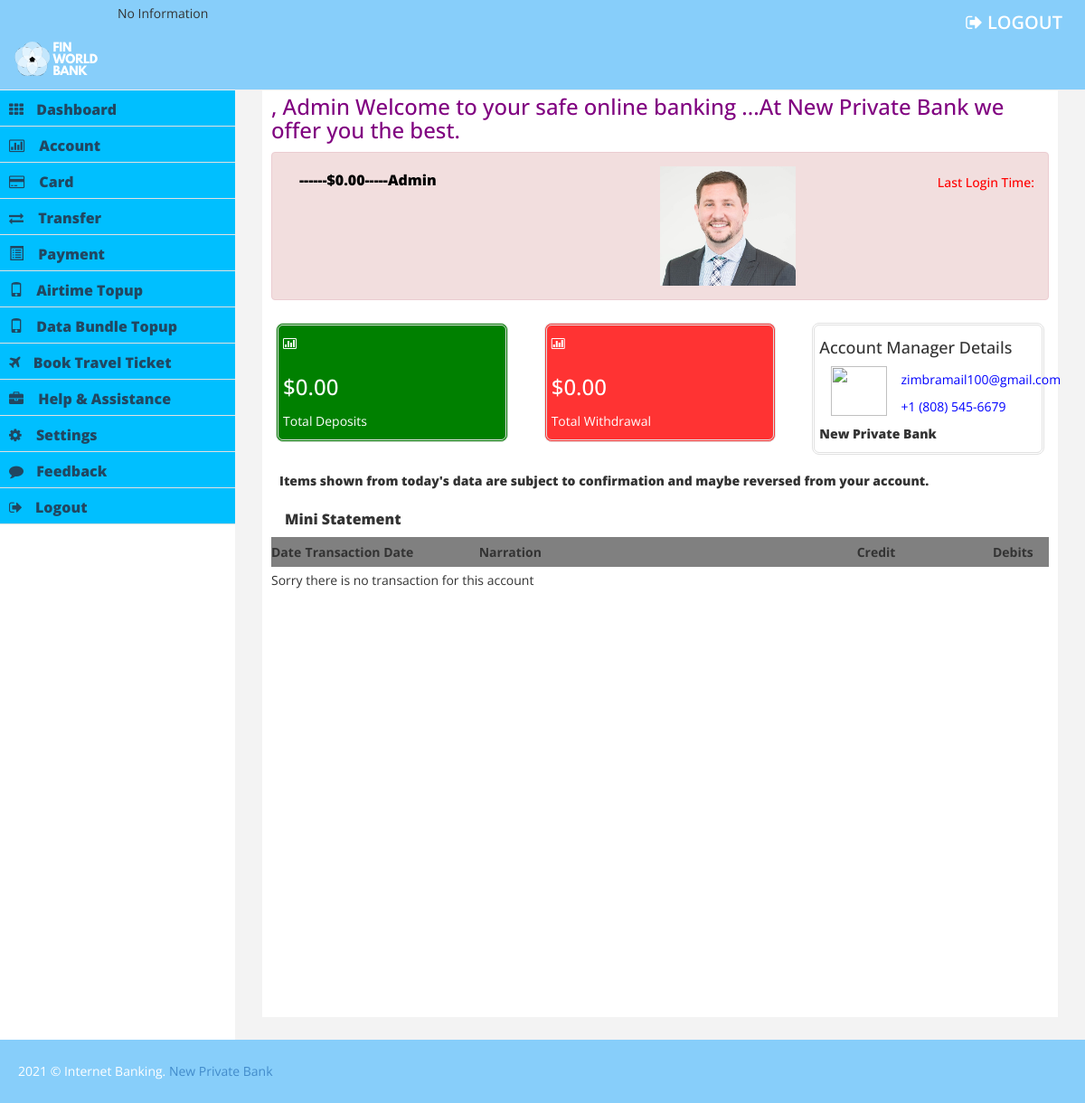
The page /things/extra/main.php (signed in) on the database its author committed.
### tables this page shows
CREATE TABLE `customer_info` (
  `customer_id` int(11) NOT NULL,
  `cust_name` varchar(60) NOT NULL DEFAULT '',
  `email` varchar(60) NOT NULL DEFAULT '',
  `phn_nmb` varchar(60) NOT NULL DEFAULT '',
  `addrs` varchar(60) NOT NULL DEFAULT '',
  `username` varchar(60) NOT NULL DEFAULT '',
  `pass` varchar(60) NOT NULL DEFAULT '',
  `day_birth` date NOT NULL DEFAULT '0000-00-00',
  `country` varchar(60) NOT NULL DEFAULT '',
  `acct_nmb` varchar(60) NOT NULL DEFAULT '',
  `zip_code` varchar(60) NOT NULL DEFAULT '',
  `swift_code` varchar(90) NOT NULL DEFAULT '',
  `cust_photo` text NOT NULL,
  `current_log_time` varchar(90) NOT NULL DEFAULT '',
  `last_log_time` varchar(90) NOT NULL DEFAULT '',
  `cust_trans_stat` varchar(90) NOT NULL DEFAULT '',
  `chat_current_session` varchar(90) NOT NULL DEFAULT '',
  `online` varchar(90) NOT NULL DEFAULT '',
  `is_typing` varchar(90) NOT NULL DEFAULT ''    
);

### things/sources/customInfo.php (called while the page is built, shortened)
<?php
$selMem = $conn->query("select * from customer_info where customer_id = '"  . $_SESSION['user_id'] . "'") or die($conn->error);
$rowUser = $selMem->fetch_assoc();
$selcurr = $conn->query("select * from curr_type where accnt_nmb = '" . $rowUser['acct_nmb'] . "'") or die($conn->error);
$rowcurr = $selcurr->fetch_assoc();
function getCurrency($currType){
switch($currType){
default:
$cur_d = "$";
break;
}
return $cur_d;
}
?>

### things/sources/config.php (called while the page is built, shortened)
<?php
$site_name = "New Private Bank";
$admin_email= "zimbramail100@gmail.com";
$admin_phone = "+1 (808) 545-6679";
?>

### things/extra/main.php (the view, shortened to what this page needs)
<?php
include('../sources/conn_auth.php');
include('../sources/customInfo.php');
include('../sources/config.php');
?>
    <?php include('../includes/head.php');?>
    <?php include('../includes/sidebar.php');?>
        <div id="page-wrapper" >
            <div id="page-inner">
                <div class="row">
                    <div class="col-lg-12">
                      <marquee behavior="scroll" direction="left" >
                            <h3 style="color:purple" class="page-title"> <span  class="greetings"></span>,  <?php echo $rowUser['cust_name']; ?>  Welcome to your safe online banking ...At <?php  echo "$site_name";?> we offer you the best.
                       </h3></marquee>
                    </div>
                </div>
     <?php
     $selBank = $conn->query("select *, sum(amt_cred) as totalCredit, sum(amt_dep) as totalDebit from credit_info where accnt_nmb = '" . $rowUser['acct_nmb'] . "' group by accnt_nmb") or die($conn->error);
     $rowBank = $selBank->fetch_assoc();
    ?>
           <div class="alert alert-danger">
                 <?php
					 $d_img=  "<img src='things/img/blank-profile-picture.png' id='prof-img' class='prof-img' style='width:150px; hieght:150px;' >";
					 $p_img=  "<img src='things/upload/". $rowUser['cust_photo']. "' id='prof-photo' class='prof-photo' style='width:150px; hieght:150px;' />";
					  ?>
             <?php echo $rowUser['cust_photo'] =="" ? $d_img : $p_img; ?>
 <div class="col-md-6"   style="font-weight: 900;font-size: 16px; color: BLACK;">
  <?php echo $rowUser['acct_nmb']; ?>------<?php echo getCurrency($rowcurr['curr_type']);  echo number_format($rowBank['totalCredit']-$rowBank['totalDebit'], 2, '.', ','); ?>-----<?php echo $rowUser['cust_name']; ?>
</div>
    <h5 style="color:red"  class="pull-right">Last Login Time:  <span style="color: BLACK;"> <?php echo $rowUser['last_log_time']; ?> </span></h5>
          </div>
                         <div class="row">
                                    <div class="col-lg-4 col-md-4 col-sm-6 col-xs-12">
                                        <div class="div-square" style=" background-color: green; red;color:white;">
                                            <div class="visual">
                                                <i class="fa fa-bar-chart-o"></i>
                                            </div>
                                            <div class="details">
                                                <h3><div class="number" id=""><span class="counter" data-counter="counterup" > <?php echo getCurrency($rowcurr['curr_type']);  echo number_format($rowBank['totalCredit'], 2, '.', ','); ?></span></div></h3>
                                                <div class="desc"> Total Deposits </div>
                                            </div>
                                        </div>
                                    </div>
                                    <div class="col-lg-4 col-md-4 col-sm-6 col-xs-12">
                                         <div class="div-square" style=" background-color: #ff3333;color:white;">
                                            <div class="visual">
                                                 <i class="fa fa-bar-chart-o"></i>
                                            </div>
                                            <div class="details">
                                                <h3><div class="number" id=""><?php echo getCurrency($rowcurr['curr_type']);  echo number_format($rowBank['totalDebit'], 2, '.', ','); ?> </div></h3>
                                                <div class="desc"> Total Withdrawal </div>
                                            </div>
                                        </div>
                                    </div>
                                   <div class="col-lg-4 col-md-4 col-sm-6 col-xs-12">
                                        <div class="div-square">
                                       <div class="dashboard-stat white managerDetail"><div class="manager"><h4>Account Manager Details</h4><div class="row"><div class="col-lg-4 col-md-4 col-sm-4 col-xs-4" photo="" image62=""><img src="things/img/RsmInforPicture" style="width:62px; height:55px; margin-left:13px;"></div><div class="col-lg-8" col-md-8="" col-sm-4="" col-xs-4=""><div class="row"> <div class="col-md-12 mleft10"><span class="email"><a href="mailto:"  style="color:blue;"><span id=""><?php echo "$admin_email" ; ?></span></a></span><br><span class="phone"><a href="tel:" style="color:blue;"><span id="my-phone-info"><?php echo "$admin_phone" ; ?></span></a></span><span class="branch"></span></div> </div></div></div>   </div> <span class="more" style="font-weight: 900;"><?php echo "$site_name" ; ?></span></div>
                                    </div>
                                </div>
                                </div>
                 <div style="padding:9px;font-weight: 900;">I<span class="style7">tems shown from today's data are subject to confirmation and maybe reversed from your account.
                            </span><br>
</div>
                                <div class="panel-heading">
                <h3 class="panel-title" style="font-weight: 900;">Mini Statement</h3>
            </div>
                  <div id="grid-block" class="" style="">
                    <div id="ctl00_MainContent_ministatement" class="RadGrid RadGrid_MetroTouch table-responsive" style="width:100%;" tabindex="0">
<table class="" id="ctl00_MainContent_ministatement_ctl00" style="width:100%;table-layout:auto;empty-cells:show;">
                <tr>
                <th height="33" bgcolor="#808080"><div align="left" class="style6 style1">Date</div></th>
                  <th bgcolor="#808080"><div align="left" class="style6 style1" style="padding-right: 50px">Transaction Date</div></th>
                   <th bgcolor="#808080"><div align="left" class="style6 style1" style="padding-right: 300px">Narration</div></th>
                     <th bgcolor="#808080"><div align="left" class="style6 style1"  style="padding-right: 90px">Credit</div></th>
                     <th bgcolor="#808080"><div align="left" class="style6 style1" style="padding-right: 10px">Debits</div></th>
                    </tr>
                            <?php
							$seldel = $conn->query("select * from credit_info where accnt_nmb = '" . $rowUser['acct_nmb'] . "' order by dat_pay DESC") or die(mysql_error());
                            if(!$seldel->num_rows){
							?>
                            <tr>
                            <td height="27" colspan="5" bgcolor="#FFFFFF"><span class="style7">Sorry there is no transaction for this account </span></td>
                      </tr>
                            <?php
						   }
						   ?>
                  </table>
                  </div>
              </div>
    </div>
            </div>
        </div>
        <?php include('../includes/footer.php');?>

### things/css/custom.css (style rules this page uses)
body { font-family: 'Open Sans', sans-serif; line-height:30px; }
#page-wrapper { padding: 15px 15px; min-height: 600px; background:#F3F3F3; }
#page-inner { width:100%; margin:10px 20px 10px 0px; background-color:#fff!important; padding:10px; min-height:1050px; }
.div-square { padding:5px; border:3px double #e1e1e1; -webkit-border-radius:8px; -moz-border-radius:8px; border-radius:8px; margin:5px; }
@media (min-width:768px) { #page-wrapper { margin: 0 0 0 260px; padding: 15px 30px; min-height: 1050px; } }

### things/css/livechat.css (style rules this page uses)
.fa { display: inline-block; text-rendering: auto; -webkit-font-smoothing: antialiased; font: normal normal normal normal normal normal normal 1 FontAwesome; }

### rows shown on the page
customer_info: cust_name "Admin", cust_photo (picture)

### other values the page prints
$site_name "New Private Bank"
getCurrency($rowcurr['curr_type']) "$"
$rowBank['totalCredit']-$rowBank['totalDebit'] "0.00"
$rowBank['totalCredit'] "0.00"
$rowBank['totalDebit'] "0.00"
$admin_email "zimbramail100@gmail.com"
$admin_phone "+1 (808) 545-6679"
